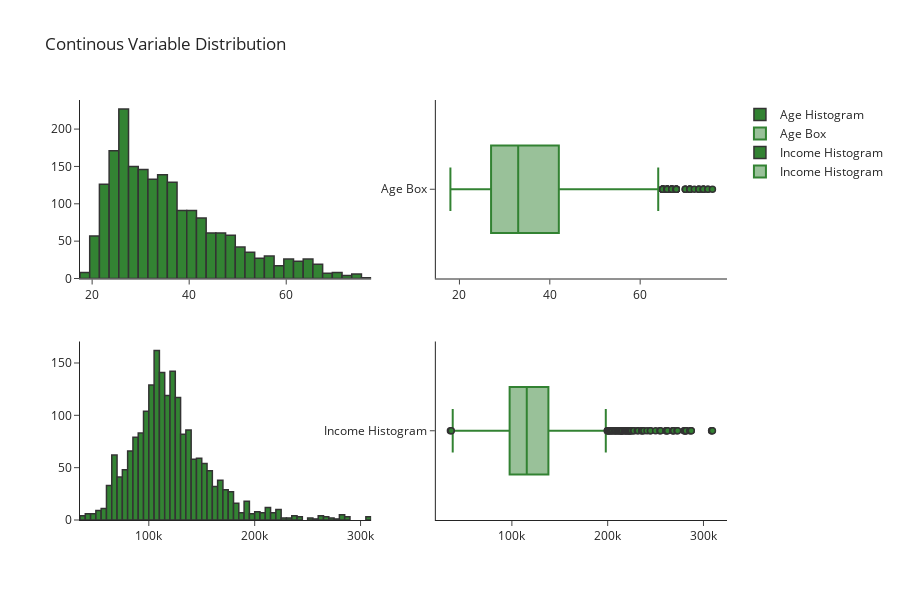

The cell this chart's notebook holds for it:
### Code cell
fig = make_subplots(rows=2, cols=2)
fig.add_trace(
    go.Histogram(x=df['Age'],name="Age Histogram",marker_color='darkgreen'),
    row=1,col=1
)
fig.add_trace(
    go.Box(x=df['Age'],name="Age Box",marker_color='darkgreen'),
    row=1,col=2
)
fig.add_trace(
    go.Histogram(x=df['Income'],name="Income Histogram",marker_color='darkgreen'),
    row=2,col=1
)
fig.add_trace(
    go.Box(x=df['Income'],name="Income Histogram",marker_color='darkgreen'),
    row=2,col=2
)
fig.update_layout(
    height=600,
    title_text="Continous Variable Distribution", 
    template='simple_white')
fig.update_traces(marker_line_color='black', 
                  marker_line_width=1.5, 
                  opacity=0.8)
fig.show()

### Figure 1 — Plotly figure (JSON) as saved in the notebook; plotly's stock layout.template omitted (floating-point values rounded to 4 significant figures; data arrays with more than 128 entries replaced by an {"elided": "..."} marker saying what was removed)
{"data": [{"marker": {"color": "darkgreen", "line": {"color": "black", "width": 1.5}}, "name": "Age Histogram", "opacity": 0.8, "type": "histogram", "x": {"elided": "2000 int values"}, "xaxis": "x", "yaxis": "y"}, {"marker": {"color": "darkgreen", "line": {"color": "black", "width": 1.5}}, "name": "Age Box", "opacity": 0.8, "type": "box", "x": {"elided": "2000 int values"}, "xaxis": "x2", "yaxis": "y2"}, {"marker": {"color": "darkgreen", "line": {"color": "black", "width": 1.5}}, "name": "Income Histogram", "opacity": 0.8, "type": "histogram", "x": {"elided": "2000 int values"}, "xaxis": "x3", "yaxis": "y3"}, {"marker": {"color": "darkgreen", "line": {"color": "black", "width": 1.5}}, "name": "Income Histogram", "opacity": 0.8, "type": "box", "x": {"elided": "2000 int values"}, "xaxis": "x4", "yaxis": "y4"}], "layout": {"height": 600, "title": {"text": "Continous Variable Distribution"}, "xaxis": {"anchor": "y", "domain": [0, 0.45]}, "xaxis2": {"anchor": "y2", "domain": [0.55, 1]}, "xaxis3": {"anchor": "y3", "domain": [0, 0.45]}, "xaxis4": {"anchor": "y4", "domain": [0.55, 1]}, "yaxis": {"anchor": "x", "domain": [0.575, 1]}, "yaxis2": {"anchor": "x2", "domain": [0.575, 1]}, "yaxis3": {"anchor": "x3", "domain": [0, 0.425]}, "yaxis4": {"anchor": "x4", "domain": [0, 0.425]}}}
